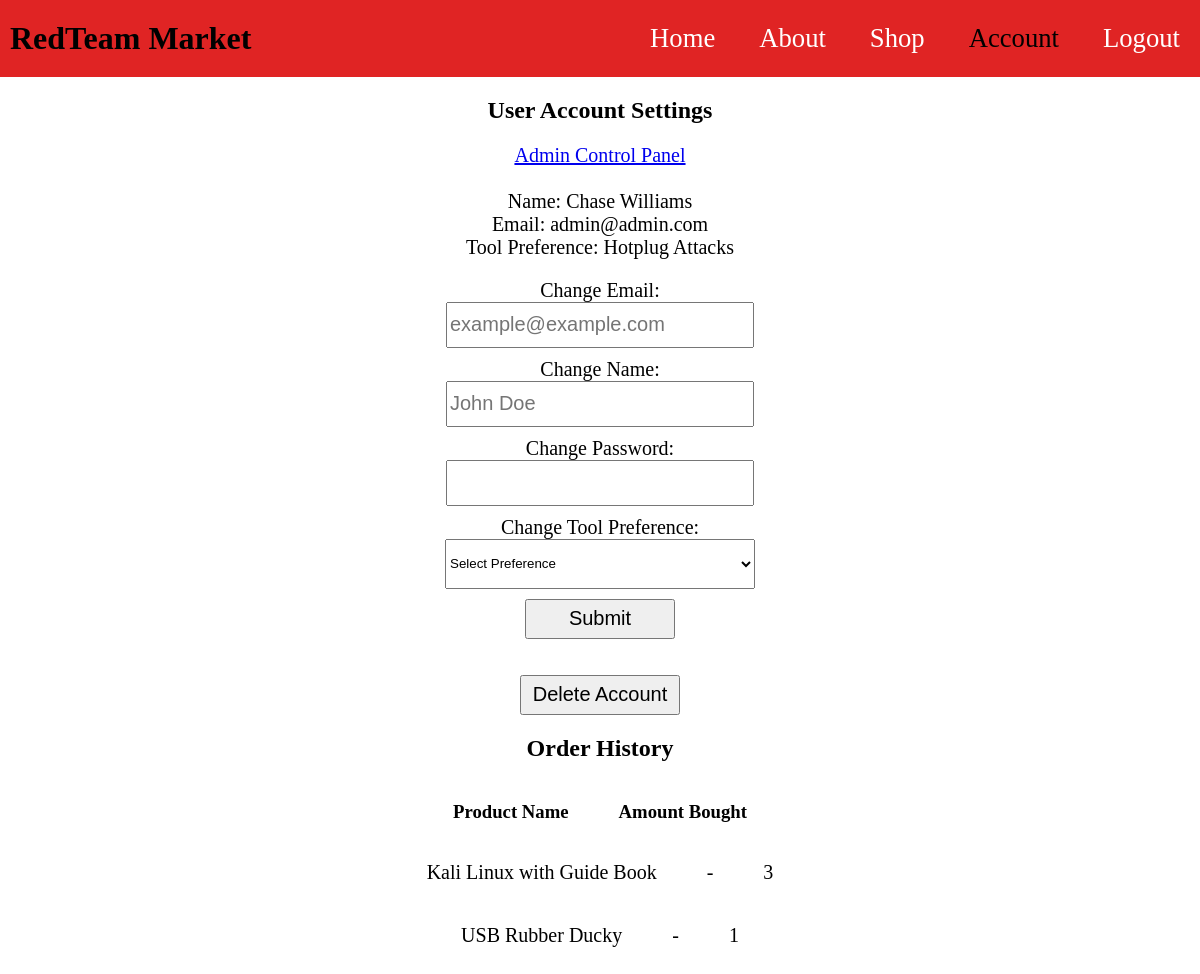
/user_account.php (signed in), run on the app's committed database.
### tables this page shows
CREATE TABLE `users` (
  `UserID` int(11) NOT NULL,
  `AccountType` int(11) DEFAULT NULL,
  `Name` char(30) NOT NULL,
  `email` char(30) NOT NULL,
  `password` char(150) NOT NULL,
  `ToolPreferenceNO` int(11) DEFAULT NULL
);

CREATE TABLE `tool_categories` (
  `CategoryNumber` int(11) NOT NULL,
  `CategoryName` char(20) NOT NULL
);

CREATE TABLE `orders` (
  `OrderID` int(11) NOT NULL,
  `UserID` int(11) DEFAULT NULL,
  `ProductNumber` int(11) DEFAULT NULL,
  `ItemAmount` int(11) DEFAULT NULL
);

CREATE TABLE `products` (
  `ProductNumber` int(11) NOT NULL,
  `ProductName` char(40) NOT NULL,
  `ProductDescription` text DEFAULT NULL,
  `CategoryNumber` int(11) DEFAULT NULL,
  `Cost` decimal(5,2) NOT NULL
);

### user_account.php (the view, shortened to what this page needs)
<!DOCTYPE html>
<html lang="en">
<head>
	<link rel="stylesheet" href="styles.css">
</head>
<body>
	<div class="titlebar">
		<h1>RedTeam Market</h1>
		<div class="nav">
			<ul>
				<li><a href="index.php">Home</a></li>
				<li><a href="about.php">About</a></li>
				<li><a href="shop.php">Shop</a></li>
				<li>Account</li>
				<li><a href="logout.php">Logout</a></li>
			</ul>
		</div>
	</div>
	<h2 class="bodytitle">User Account Settings</h2>
	<div class="body">
		<p>
			<?php
				$id = $_SESSION['id'];
				$sql = "SELECT * FROM users WHERE UserID='$id';";
				$r = mysqli_query($connect, $sql);
				if(mysqli_num_rows($r) == 1) {
					$row = mysqli_fetch_array($r);
					if ($row['AccountType'] == 2) {
						echo '<a href="admin_control.php">Admin Control Panel</a>';
					}
					else {
						echo "<p>You are a User</a>";
					}
					echo '<br><br>';
					$name = $row['Name'];
					$email = $row['email'];
					$preference = $row['ToolPreferenceNO'];
					echo "Name: $name";
					echo '<br>';
					echo "Email: $email";
					echo "<br>";
					$sql2 = "SELECT CategoryName FROM tool_categories WHERE CategoryNumber=$preference";
					$r2 = mysqli_query($connect, $sql2);
					if(mysqli_num_rows($r2) == 1) {
						$row2 = mysqli_fetch_array($r2);
						$prefName = $row2['CategoryName'];
						echo "Tool Preference: $prefName";
					}
				}
			?>
		</p>
		<p>
			<form action="update.php" method="post">
				<label for="email">Change Email:</label>
			<br>
			<input class="textbox" type="text" name="email" placeholder="example@example.com">
			<br>
			<label for="name">Change Name:</label>
			<br>
			<input class="textbox" type="text" name="name" placeholder="John Doe">
			<br>
			<label for="password">Change Password:</label>
			<br>
			<input class="textbox" type="password" name="password">
			<br>
			<label for="tool_preference">Change Tool Preference:</label>
			<br>
			<select name="tool_preference" id="preference">
				<option value="0">Select Preference</option>
			</select>
			<br>
			<input class="submit" type="submit" value="Submit">
			</form>
			<br>
			<br>
			<form action="deleteAccount.php" method="post">
				<?php
					$usrID = $_SESSION['id'];
					echo "<button class='deleteUserAcc' name='delete' type='submit' value='$usrID'>Delete Account</button>";
				?>
			</form>
		</p>
		<p>
			<h2>Order History</h2>
			<div class="order">
				<h3>Product Name</h3>
				<h3>Amount Bought</h3>
			</div>
			<?php
				$sql = "SELECT * FROM orders WHERE UserID=$id";
				$r = mysqli_query($connect, $sql);
				if($r) {
					while($row = mysqli_fetch_array($r)) {
						echo '<div class="order">';
						$prodID = $row['ProductNumber'];
						$amount = $row['ItemAmount'];
						$sql2 = "SELECT ProductName FROM products WHERE ProductNumber=$prodID";
						$r2 = mysqli_query($connect, $sql2);
						if($r2) {
							if(mysqli_num_rows($r2) == 1) {
								$row2 = mysqli_fetch_array($r2);
								$prodName = $row2['ProductName'];
							}
						}
						echo "<p>$prodName</p>";
						echo '<p>-</p>';
						echo "<p>$amount</p>";
						echo "</div>";
					}
				}
			?>
		</p>
	</div>
</body>
</html>

### styles.css (style rules this page uses)
body { margin: 0; padding: 0; font-family: times; }
.titlebar { background: #e02424; width: 100%; margin: 0; padding: 0; display: flex; align-items: center; justify-content: space-between; }
.titlebar h1 { margin: 20px 0 20px 10px; }
.nav ul { margin: 0; }
.nav ul li { list-style: none; display: inline-block; margin: 0 20px; position: relative; font-size: 20pt; }
.nav ul li a { color: white; text-decoration: none; }
.body { margin: 0; padding: 0; text-align: center; }
.bodytitle { text-align: center; }
.textbox { width: 300px; height: 40px; margin: 0 0 10px 0; font-size: 15pt; }
.submit { width: 150px; height: 40px; margin: 0; font-size: 15pt; }
form select { margin: 0 0 10px 0; width: 310px; height: 50px; }
.body p { font-size: 15pt; }
label { font-size: 15pt; }
.order { display: flex; flex-direction: row; flex-wrap: nowrap; justify-content: center; align-items: center; align-content: center; gap: 50px; }
.deleteUserAcc { width: 160px; height: 40px; font-size: 15pt; }

### data on the page
users: Name "Chase Williams", email "admin@admin.com"
tool_categories: CategoryName "Hotplug Attacks"
orders: ProductNumber.ProductName "Kali Linux with Guide Book", ItemAmount "3"
orders: ProductNumber.ProductName "USB Rubber Ducky", ItemAmount "1"
